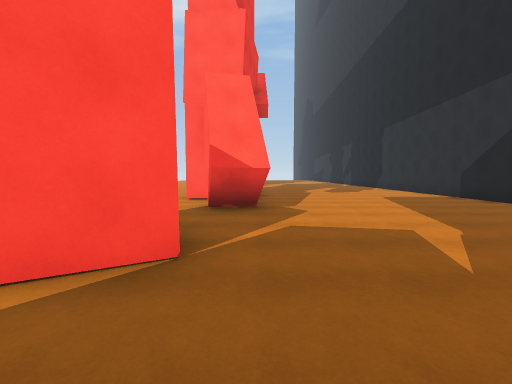
[1] (above)

21 first-person views from a walk through a scene from a Unity 3-D project. The camera is 1.5 m above the floor, tilts 4° down and sees 90° across. The floor is counted in squares, 2 m on a side. Each view is taken from the middle of a square. On the plan, view 1 faces up. The plan holds only what a view shows up to about 9 squares ahead; the rest is blank. The place goes on beyond the plan.

[2]
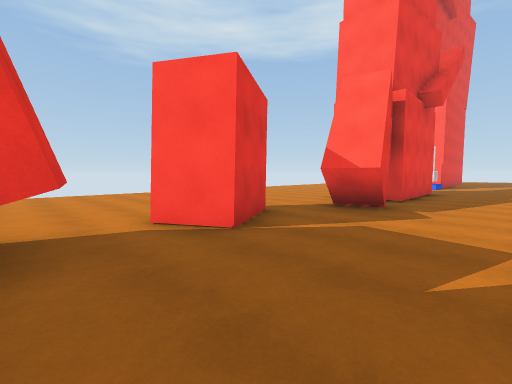

[3]
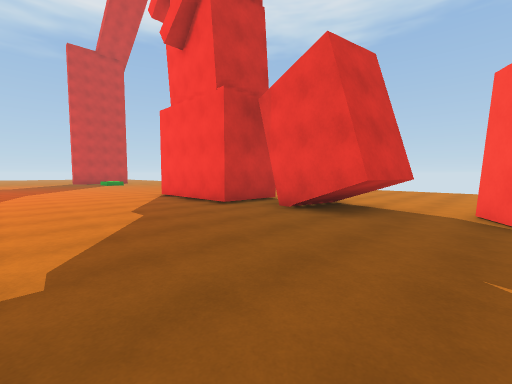

[4]
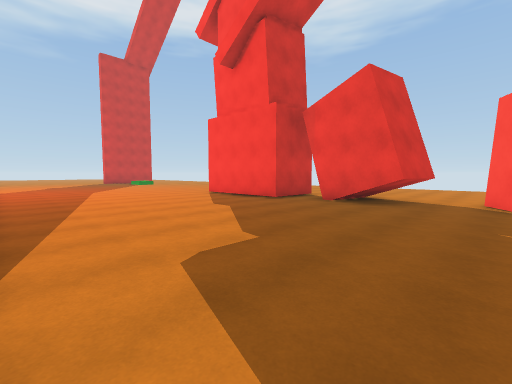

[5]
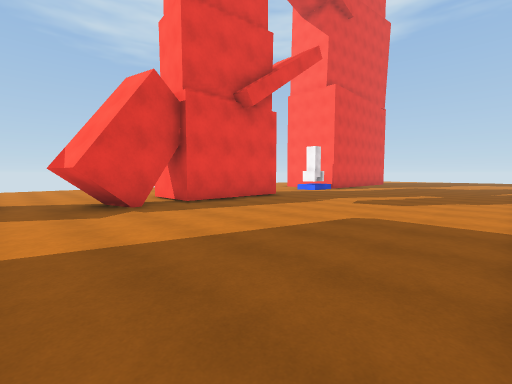

[6]
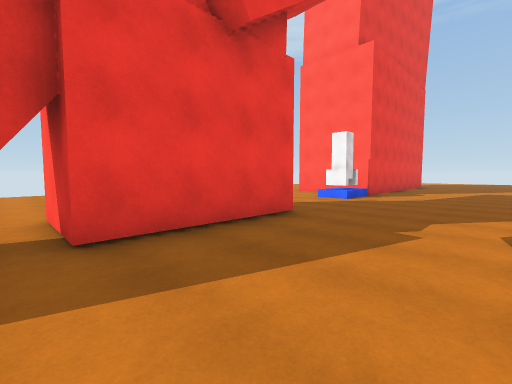

[7]
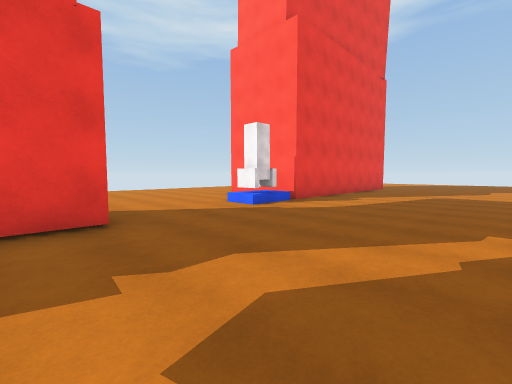

[8]
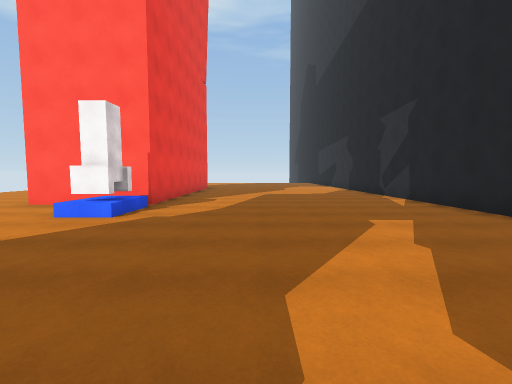

[9]
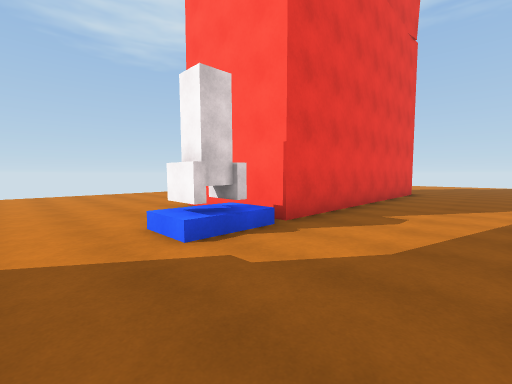

[10]
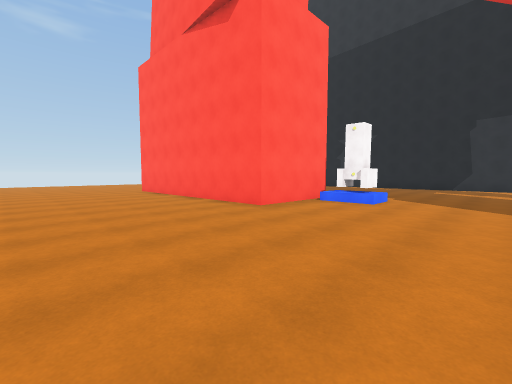

[11]
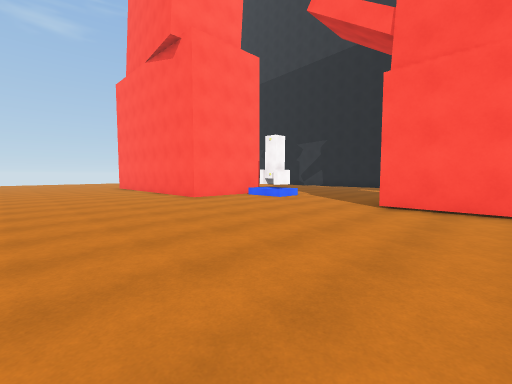

[12]
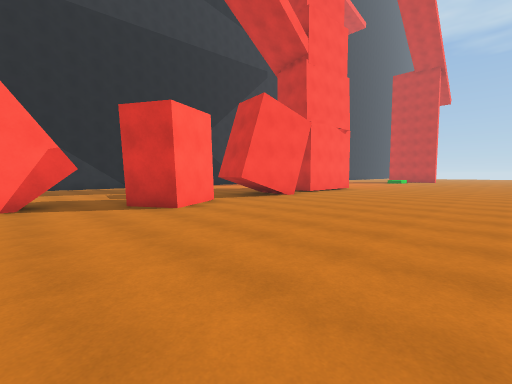

[13]
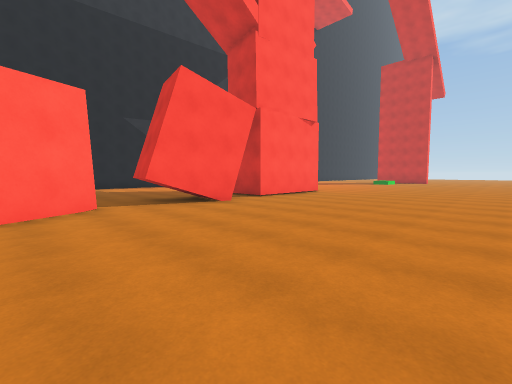

[14]
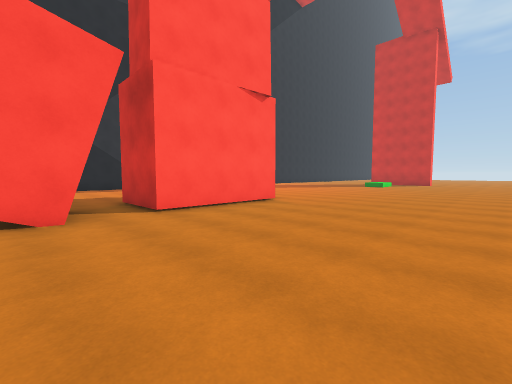

[15]
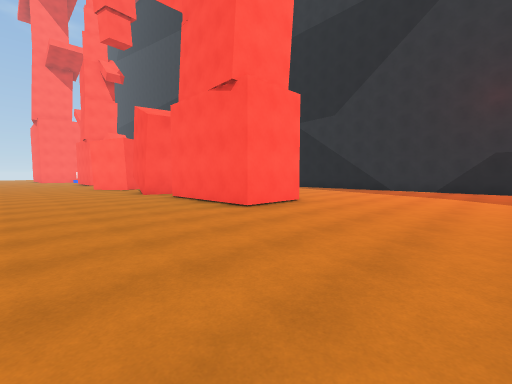

[16]
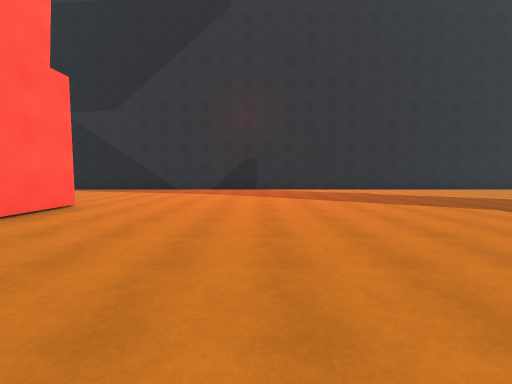

[17]
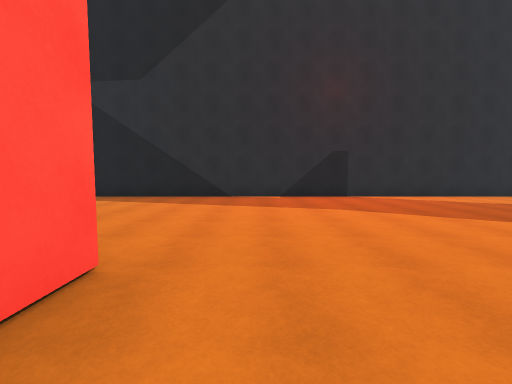

[18]
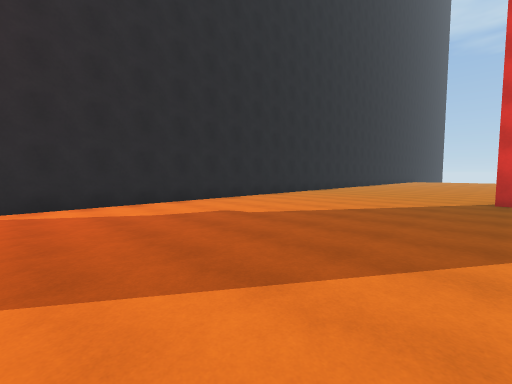

[19]
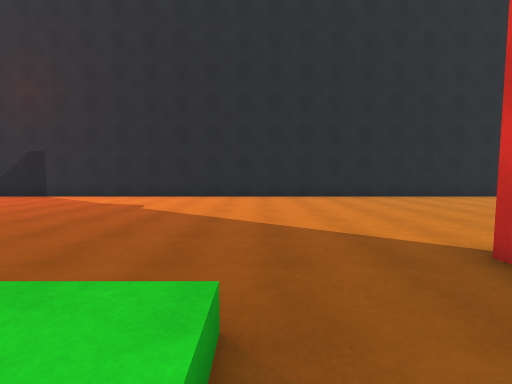

[20]
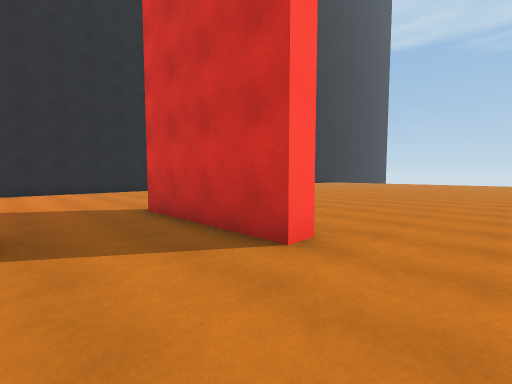

[21]
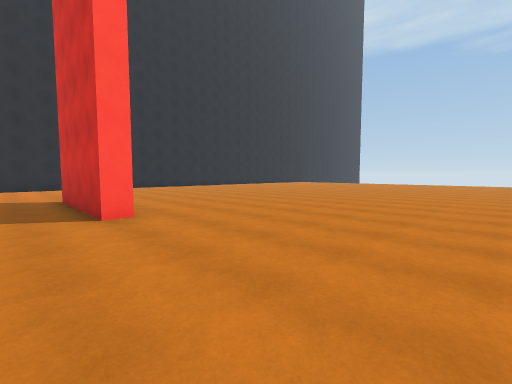

### Floor plan
Key: @ floor where view 1 was taken; # wall or solid block; . floor; / step, stairs or slope; T thing the floor can be seen under or through; R rocket.
Columns run from 8 left of view 1 to 7 right of it. Each row starts with its distance up from view 1.
 21 ....   #.....
 20 .....###.....
 19 .....###.......#
 18 .....###.......#
 17 .....###.......#
 16 ...............#
 15 .......R.......#
 14 ...............
 13 ...............
 12 ...............
 11 ......###......
 10 ......###......
  9 ......###......#
  8 ......###......#
  7 ...............#
  6 .......##......
  5 .......##......
  4 ...............
  3 ......##....
  2 ......##.......
  1 ...............
  0 ......TT@......
 -1 ......TT.......
 -2 ......T#.......
 -3 ...............#
 -4 ......###......#
 -5 ......###......#
 -6 ......###......#
 -7 ...............#
 -8 ...............#
 -9 ...............#
-10  ..............#
-11  ..............#
-12  ..............#
-13     ...........#
-14      ..........#
-15       .........#
-16        ........#
-17        /.......#
-18    ...//.......#
-19 ...............#
-20 .....####......#
-21 ...............#
-22 ...............#
-23 .......... ....#
-24 ........    ...#
-25 ........     ..#
-26 ........       #
-27 .......
-28 ......

Positions as (right, up) in squares from view 1, and headings:
1: (0, 0), facing up
2: (2, 0), facing up-left
3: (4, 2), facing down-left
4: (6, 2), facing down-left
5: (6, 4), facing up-left
6: (3, 7), facing up-left
7: (4, 10), facing up-left
8: (2, 10), facing up
9: (2, 13), facing up-left
10: (-8, 12), facing up-right
11: (-8, 9), facing up-right
12: (-8, 6), facing down-right
13: (-8, 3), facing down-right
14: (-7, -1), facing down-right
15: (-6, -11), facing up-right
16: (-6, -11), facing right
17: (-2, -8), facing right
18: (0, -12), facing down-right
19: (-2, -18), facing right
20: (-5, -18), facing down-right
21: (-8, -19), facing down-right
